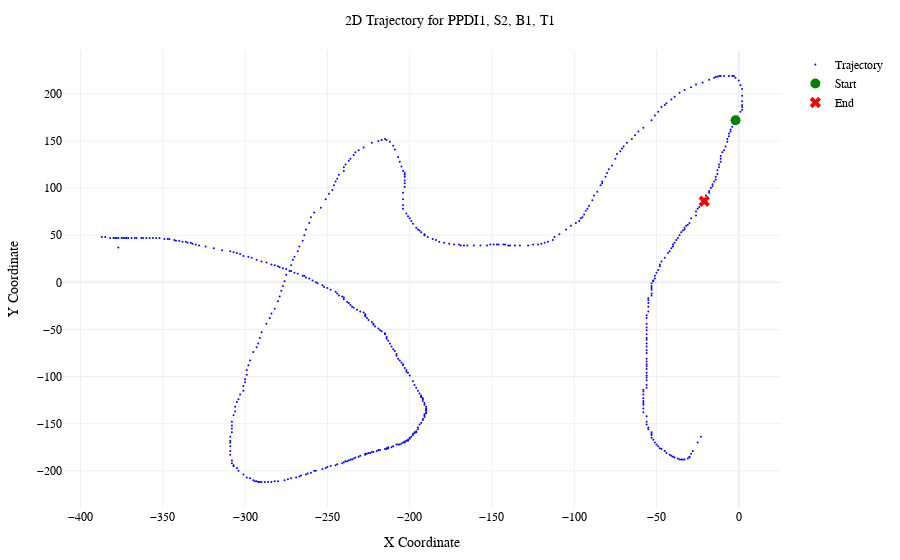

The code cell stored with this chart in its notebook:
### Code cell
plot_trial_coordinates(
    trial_df,
    time="motion_time",
)

### Figure 1 — Plotly figure (JSON) as saved in the notebook; plotly's stock layout.template omitted (floating-point values rounded to 4 significant figures; data arrays with more than 128 entries replaced by an {"elided": "..."} marker saying what was removed)
{"data": [{"marker": {"color": "blue", "size": 2}, "mode": "markers", "name": "Trajectory", "type": "scatter", "x": {"elided": "564 int values"}, "y": {"elided": "564 int values"}}, {"marker": {"color": "green", "size": 10, "symbol": "circle"}, "mode": "markers", "name": "Start", "type": "scatter", "x": [-2], "y": [172]}, {"marker": {"color": "red", "size": 10, "symbol": "x"}, "mode": "markers", "name": "End", "type": "scatter", "x": [-21], "y": [86]}], "layout": {"font": {"color": "black", "family": "Times New Roman", "size": 12}, "margin": {"b": 50, "l": 50, "r": 50, "t": 50}, "showlegend": true, "title": {"font": {"size": 14}, "text": "2D Trajectory for PPDI1, S2, B1, T1", "x": 0.5}, "xaxis": {"title": {"text": "X Coordinate"}}, "yaxis": {"title": {"text": "Y Coordinate"}}}}
